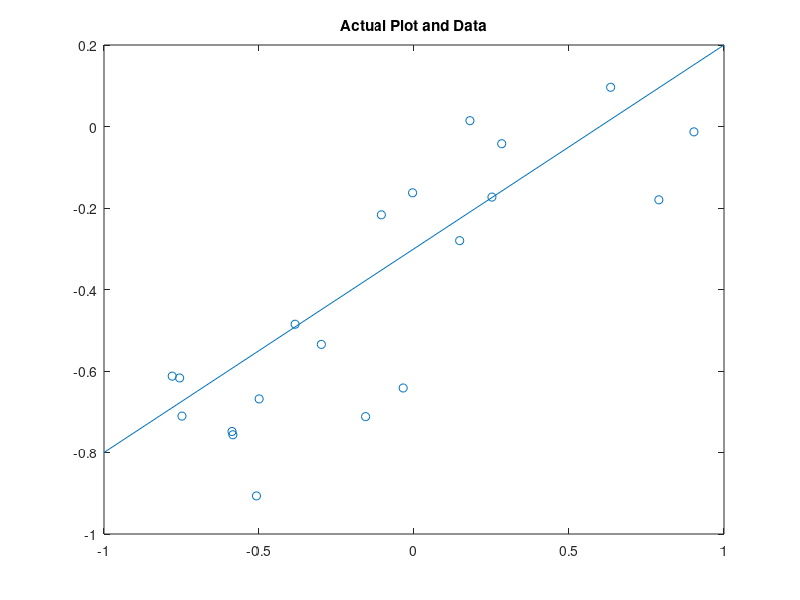
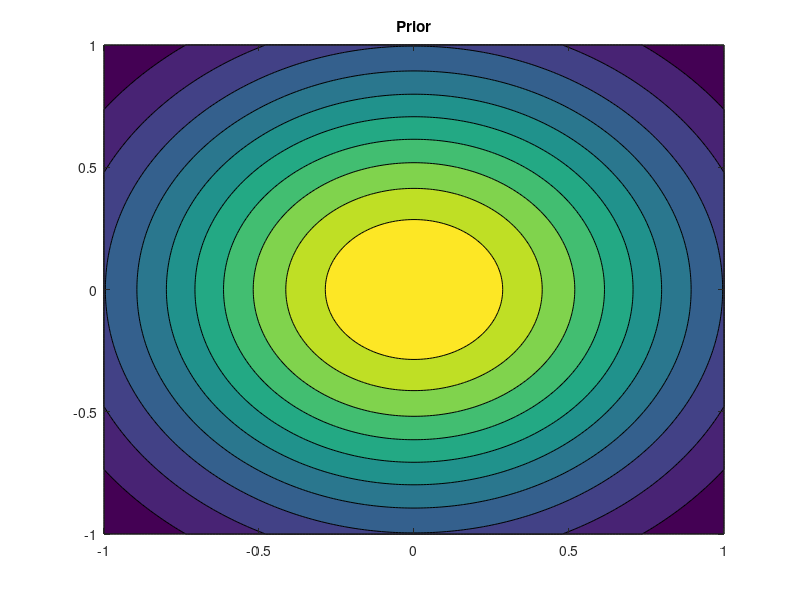
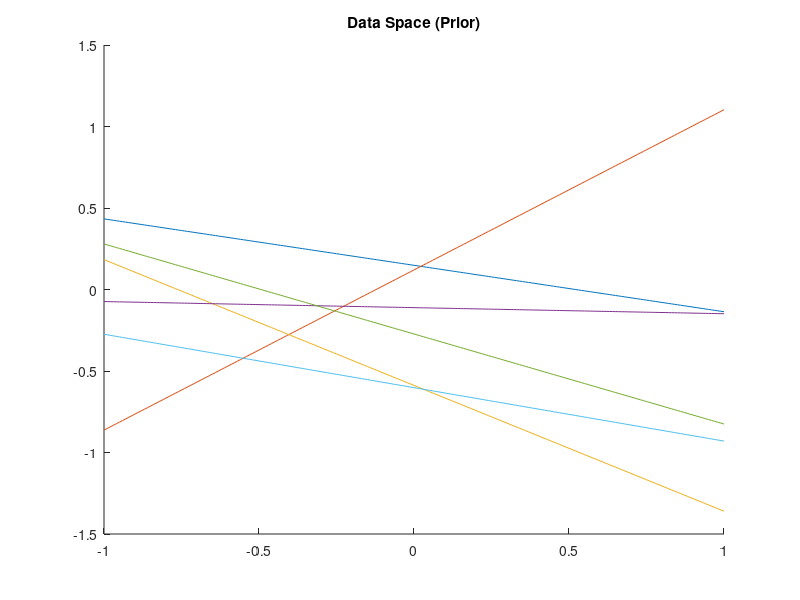

The MATLAB source for these figures, in order: (Note: a time limit stopped this script after it produced the figures.)
%Mini MATLAB #1
%Mark Mchedlishvili
%% Part 1

N = 20;
a0 = -0.3;
a1 = 0.5;
mu = 0;
sigma = 0.2;
beta = 25;
alpha = 2;

noise_pd = makedist('Normal', 'mu', mu, 'sigma', sigma);
noise = random(noise_pd, 1, N);

xd = (rand(1,N).*2 - 1).';
yd = a0 + a1*xd + noise.';
xr = -1:0.1:1;
yr = a0 + a1.*xr;
figure;
plot(xr,yr);
title('Actual Plot and Data');
hold on;
scatter(xd, yd);
hold off;

x1 = -1:0.01:1;
x2 = -1:0.01:1;



SN = inv(alpha*eye(2));
mN = zeros(2,1);
X00 = -1:0.01:1;

p = zeros(201);
for i = 1:201
    X01 = (i-101)/100*ones(1,201);
    p(:,i) = mvnpdf([X00;X01].', mN.', SN);
end
figure;
contourf(x1,x2, p);
title('Prior');

r = mvnrnd(mN.', SN, 6);
figure;
title('Data Space (Prior)');
hold on;
for i = 1:6
    plot(x1,r(i,1)+r(i,2)*x1);
end
hold off;

sx1 = size(x1);
sx1 = sx1(2);
sx2 = size(x2);
sx2 = sx2(2);

likelihood = zeros(sx1,sx2);
for i = 1:sx1
    for j = 1:sx2
        distance = abs((-(x1(i).*xd(1)) + yd(1) - x2(j))./sqrt(x1(i)^2+1));
        likelihood(i,j) = 1/(sigma*sqrt(2*pi))*exp(-(distance^2)/(2*sigma^2));
    end
end
figure;
contourf(x1,x2, likelihood);
title('Likelihood (1)');

phi0 = ones(1,1);
phi1 = xd(1);
phi = [phi0 phi1];
SN = inv(alpha*eye(2) + beta*(phi.')*phi);
mN = beta*SN*(phi.')*yd(1); %#ok<MINV>
X00 = -1:0.01:1;

p = zeros(201);
for i = 1:201
    X01 = (i-101)/100*ones(1,201);
    p(:,i) = mvnpdf([X00;X01].', mN.', SN);
end
figure;
contourf(x1,x2, p);
title('Posterior (1)');

r = mvnrnd(mN.', SN, 6);
figure;
title('Data Space (1)');
hold on;
for i = 1:6
    plot(x1,r(i,1)+r(i,2)*x1);
end
hold off;


likelihood = zeros(sx1,sx2);
for k = 1:2
    for i = 1:sx1
        for j = 1:sx2
            distance = abs((-(x1(i).*xd(k)) + yd(k) - x2(j))./sqrt(x1(i)^2+1));
            likelihood(i,j) = 1/(sigma*sqrt(2*pi))*exp(-(distance^2)/(2*sigma^2));
        end
    end
end
figure;
contourf(x1,x2, likelihood);
title('Likelihood (2)');

phi0 = ones(2,1);
phi1 = xd(1:2);
phi = [phi0 phi1];
SN = inv(alpha*eye(2) + beta*(phi.')*phi);
mN = beta*SN*(phi.')*yd(1:2); %#ok<MINV>
X00 = -1:0.01:1;

p = zeros(201);
for i = 1:201
    X01 = (i-101)/100*ones(1,201);
    p(:,i) = mvnpdf([X00;X01].', mN.', SN);
end
figure;
contourf(x1,x2, p);
title('Posterior (2)');

r = mvnrnd(mN.', SN, 6);
figure;
title('Data Space (2)');
hold on;
for i = 1:6
    plot(x1,r(i,1)+r(i,2)*x1);
end
hold off;

likelihood = zeros(sx1,sx2);
for k = 1:N
    for i = 1:sx1
        for j = 1:sx2
            distance = abs((-(x1(i).*xd(k)) + yd(k) - x2(j))./sqrt(x1(i)^2+1));
            likelihood(i,j) = 1/(sigma*sqrt(2*pi))*exp(-(distance^2)/(2*sigma^2));
        end
    end
end
figure;
contourf(x1,x2, likelihood);
title('Likelihood (20)');

phi0 = ones(20,1);
phi1 = xd;
phi = [phi0 phi1];
SN = inv(alpha*eye(2) + beta*(phi.')*phi);
mN = beta*SN*(phi.')*yd; %#ok<MINV>
X00 = -1:0.01:1;

p = zeros(201);
for i = 1:201
    X01 = (i-101)/100*ones(1,201);
    p(:,i) = mvnpdf([X00;X01].', mN.', SN);
end
figure;
contourf(x1,x2, p);
title('Posterior (20)');

r = mvnrnd(mN.', SN, 6);
figure;
title('Data Space (20)');
hold on;
for i = 1:6
    plot(x1,r(i,1)+r(i,2)*x1);
end
hold off;

%% Part 2
mu = 0;
sigma = 0.1;
N = 25;
x = 0:0.01:1;
beta = 5;
alpha = 1;
noise_pd = makedist('Normal', 'mu', mu, 'sigma', sigma);
noise = random(noise_pd, 1, N);

xd = rand(1,N).';
yd = sin(2*pi*xd) + noise.';



figure;
plot(x,sin(2*pi*x));
title('1 Data Point');
hold on;
scatter(xd(1), yd(1));

phi = zeros(1,9);
phi(:,1) = ones(1,1);
for i = 2:9
    phi(:,i) = exp(-((xd(1)-(i-2)/7).^2)/(2*(0.25.^2)));
end

SN = inv(alpha*eye(9) + beta*(phi.')*phi);
mN = beta*SN*(phi.')*yd(1); %#ok<MINV>

stuff = mN(1);
for i = 2:9
    stuff = stuff + mN(i)*exp(-((x-(i-2)/7).^2)/(2*(0.25.^2)));
end

plot(x,stuff);

xphi = zeros(101,9);
xphi(:,1) = ones(101,1);
for i = 2:9
    xphi(:,i) = exp(-((x-(i-2)/7).^2)/(2*(0.25.^2)));
end

var = zeros(1,101);
for i = 1:101
    var(i) = 1/beta + xphi(i,:)*SN*(xphi(i,:).');
end
xx = [x, fliplr(x)];
yy = [stuff+var, fliplr(stuff-var)];
fill(xx, yy, 'r', 'FaceAlpha', 0.1);
hold off;




figure;
plot(x,sin(2*pi*x));
title('2 Data Points');
hold on;
scatter(xd(1:2), yd(1:2));

phi = zeros(2,9);
phi(:,1) = ones(2,1);
for i = 2:9
    phi(:,i) = exp(-((xd(1:2)-(i-2)/7).^2)/(2*(0.25.^2)));
end

SN = inv(alpha*eye(9) + beta*(phi.')*phi);
mN = beta*SN*(phi.')*yd(1:2); %#ok<MINV>

stuff = mN(1);
for i = 2:9
    stuff = stuff + mN(i)*exp(-((x-(i-2)/7).^2)/(2*(0.25.^2)));
end

plot(x,stuff);

xphi = zeros(101,9);
xphi(:,1) = ones(101,1);
for i = 2:9
    xphi(:,i) = exp(-((x-(i-2)/7).^2)/(2*(0.25.^2)));
end

var = zeros(1,101);
for i = 1:101
    var(i) = 1/beta + xphi(i,:)*SN*(xphi(i,:).');
end

xx = [x, fliplr(x)];
yy = [stuff+var, fliplr(stuff-var)];
fill(xx, yy, 'r', 'FaceAlpha', 0.1);




figure;
plot(x,sin(2*pi*x));
title('4 Data Points');
hold on;
scatter(xd(1:4), yd(1:4));

phi = zeros(4,9);
phi(:,1) = ones(4,1);
for i = 2:9
    phi(:,i) = exp(-((xd(1:4)-(i-2)/7).^2)/(2*(0.25.^2)));
end

SN = inv(alpha*eye(9) + beta*(phi.')*phi);
mN = beta*SN*(phi.')*yd(1:4); %#ok<MINV>

stuff = mN(1);
for i = 2:9
    stuff = stuff + mN(i)*exp(-((x-(i-2)/7).^2)/(2*(0.25.^2)));
end

plot(x,stuff);

xphi = zeros(101,9);
xphi(:,1) = ones(101,1);
for i = 2:9
    xphi(:,i) = exp(-((x-(i-2)/7).^2)/(2*(0.25.^2)));
end

var = zeros(1,101);
for i = 1:101
    var(i) = 1/beta + xphi(i,:)*SN*(xphi(i,:).');
end

xx = [x, fliplr(x)];
yy = [stuff+var, fliplr(stuff-var)];
fill(xx, yy, 'r', 'FaceAlpha', 0.1);




figure;
plot(x,sin(2*pi*x));
title('20 Data Points');
hold on;
scatter(xd, yd);

phi = zeros(N,9);
phi(:,1) = ones(N,1);
for i = 2:9
    phi(:,i) = exp(-((xd-(i-2)/7).^2)/(2*(0.25.^2)));
end

SN = inv(alpha*eye(9) + beta*(phi.')*phi);
mN = beta*SN*(phi.')*yd; %#ok<MINV>

stuff = mN(1);
for i = 2:9
    stuff = stuff + mN(i)*exp(-((x-(i-2)/7).^2)/(2*(0.25.^2)));
end

plot(x,stuff);

xphi = zeros(101,9);
xphi(:,1) = ones(101,1);
for i = 2:9
    xphi(:,i) = exp(-((x-(i-2)/7).^2)/(2*(0.25.^2)));
end

var = zeros(1,101);
for i = 1:101
    var(i) = 1/beta + xphi(i,:)*SN*(xphi(i,:).');
end

xx = [x, fliplr(x)];
yy = [stuff+var, fliplr(stuff-var)];
fill(xx, yy, 'r', 'FaceAlpha', 0.1);
